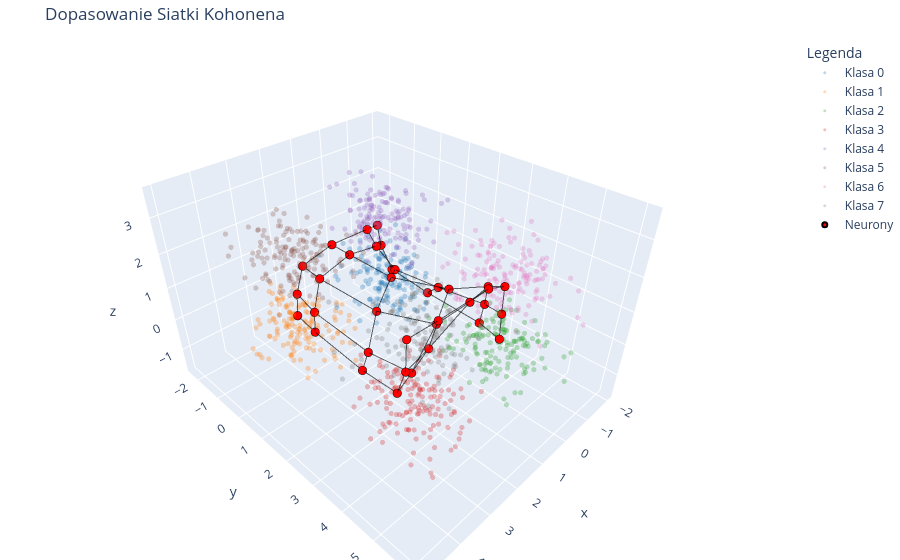

Here is the notebook cell this chart was saved with:
### Code cell
wykres_3d(model, cube_data, y_etykiety)

### Figure 1 — Plotly figure (JSON) as saved in the notebook; plotly's stock layout.template omitted (floating-point values rounded to 4 significant figures; data arrays with more than 128 entries replaced by an {"elided": "..."} marker saying what was removed)
{"data": [{"marker": {"color": "#1F77B4", "opacity": 0.3, "size": 3}, "mode": "markers", "name": "Klasa 0", "type": "scatter3d", "x": {"elided": "150 float values"}, "y": {"elided": "150 float values"}, "z": {"elided": "150 float values"}}, {"marker": {"color": "#FF7F0E", "opacity": 0.3, "size": 3}, "mode": "markers", "name": "Klasa 1", "type": "scatter3d", "x": {"elided": "150 float values"}, "y": {"elided": "150 float values"}, "z": {"elided": "150 float values"}}, {"marker": {"color": "#2CA02C", "opacity": 0.3, "size": 3}, "mode": "markers", "name": "Klasa 2", "type": "scatter3d", "x": {"elided": "150 float values"}, "y": {"elided": "150 float values"}, "z": {"elided": "150 float values"}}, {"marker": {"color": "#D62728", "opacity": 0.3, "size": 3}, "mode": "markers", "name": "Klasa 3", "type": "scatter3d", "x": {"elided": "150 float values"}, "y": {"elided": "150 float values"}, "z": {"elided": "150 float values"}}, {"marker": {"color": "#9467BD", "opacity": 0.3, "size": 3}, "mode": "markers", "name": "Klasa 4", "type": "scatter3d", "x": {"elided": "150 float values"}, "y": {"elided": "150 float values"}, "z": {"elided": "150 float values"}}, {"marker": {"color": "#8C564B", "opacity": 0.3, "size": 3}, "mode": "markers", "name": "Klasa 5", "type": "scatter3d", "x": {"elided": "150 float values"}, "y": {"elided": "150 float values"}, "z": {"elided": "150 float values"}}, {"marker": {"color": "#E377C2", "opacity": 0.3, "size": 3}, "mode": "markers", "name": "Klasa 6", "type": "scatter3d", "x": {"elided": "150 float values"}, "y": {"elided": "150 float values"}, "z": {"elided": "150 float values"}}, {"marker": {"color": "#7F7F7F", "opacity": 0.3, "size": 3}, "mode": "markers", "name": "Klasa 7", "type": "scatter3d", "x": {"elided": "150 float values"}, "y": {"elided": "150 float values"}, "z": {"elided": "150 float values"}}, {"marker": {"color": "red", "line": {"color": "black", "width": 2}, "size": 5}, "mode": "markers", "name": "Neurony", "type": "scatter3d", "x": [3.334, 3.257, 3.217, 3.154, 3.117, 3.102, 2.433, 2.562, 2.782, 2.915, 3.044, 3.066, 0.8146, 1.132, 1.73, 2.268, 2.688, 2.83, 0.08057, 0.1946, 0.4912, 0.9407, 1.484, 1.818, 0.009154, -0.09091, -0.1666, -0.05796, 0.2181, 0.4425, 0.09293, -0.1202, -0.3543, -0.3556, -0.1642, -0.01642], "y": [4.079, 3.989, 3.703, 2.491, 0.7141, 0.001539, 4.124, 4.001, 3.719, 2.449, 0.66, 0.03426, 4.174, 3.925, 3.481, 2.067, 0.5087, 0.05012, 4.111, 3.724, 2.784, 1.217, 0.2555, -0.02384, 4.067, 3.474, 1.879, 0.3622, -0.0878, -0.2004, 4.143, 3.347, 1.344, -0.05747, -0.3034, -0.2839], "z": [2.028, 1.058, 0.2264, 0.09806, 0.2304, 0.3582, 2.048, 1.295, 0.5574, 0.4805, 0.7789, 1.028, 2.09, 1.765, 1.225, 1.137, 1.53, 1.754, 1.777, 1.646, 1.26, 1.088, 1.59, 1.911, 0.9182, 0.8574, 0.5644, 0.4934, 1.176, 1.744, 0.2338, 0.1932, 0.0401, 0.1774, 0.9624, 1.664]}, {"line": {"color": "black", "width": 2}, "mode": "lines", "opacity": 0.6, "showlegend": false, "type": "scatter3d", "x": [3.334, 3.257, 3.217, 3.154, 3.117, 3.102], "y": [4.079, 3.989, 3.703, 2.491, 0.7141, 0.001539], "z": [2.028, 1.058, 0.2264, 0.09806, 0.2304, 0.3582]}, {"line": {"color": "black", "width": 2}, "mode": "lines", "opacity": 0.6, "showlegend": false, "type": "scatter3d", "x": [2.433, 2.562, 2.782, 2.915, 3.044, 3.066], "y": [4.124, 4.001, 3.719, 2.449, 0.66, 0.03426], "z": [2.048, 1.295, 0.5574, 0.4805, 0.7789, 1.028]}, {"line": {"color": "black", "width": 2}, "mode": "lines", "opacity": 0.6, "showlegend": false, "type": "scatter3d", "x": [0.8146, 1.132, 1.73, 2.268, 2.688, 2.83], "y": [4.174, 3.925, 3.481, 2.067, 0.5087, 0.05012], "z": [2.09, 1.765, 1.225, 1.137, 1.53, 1.754]}, {"line": {"color": "black", "width": 2}, "mode": "lines", "opacity": 0.6, "showlegend": false, "type": "scatter3d", "x": [0.08057, 0.1946, 0.4912, 0.9407, 1.484, 1.818], "y": [4.111, 3.724, 2.784, 1.217, 0.2555, -0.02384], "z": [1.777, 1.646, 1.26, 1.088, 1.59, 1.911]}, {"line": {"color": "black", "width": 2}, "mode": "lines", "opacity": 0.6, "showlegend": false, "type": "scatter3d", "x": [0.009154, -0.09091, -0.1666, -0.05796, 0.2181, 0.4425], "y": [4.067, 3.474, 1.879, 0.3622, -0.0878, -0.2004], "z": [0.9182, 0.8574, 0.5644, 0.4934, 1.176, 1.744]}, {"line": {"color": "black", "width": 2}, "mode": "lines", "opacity": 0.6, "showlegend": false, "type": "scatter3d", "x": [0.09293, -0.1202, -0.3543, -0.3556, -0.1642, -0.01642], "y": [4.143, 3.347, 1.344, -0.05747, -0.3034, -0.2839], "z": [0.2338, 0.1932, 0.0401, 0.1774, 0.9624, 1.664]}, {"line": {"color": "black", "width": 2}, "mode": "lines", "opacity": 0.6, "showlegend": false, "type": "scatter3d", "x": [3.334, 2.433, 0.8146, 0.08057, 0.009154, 0.09293], "y": [4.079, 4.124, 4.174, 4.111, 4.067, 4.143], "z": [2.028, 2.048, 2.09, 1.777, 0.9182, 0.2338]}, {"line": {"color": "black", "width": 2}, "mode": "lines", "opacity": 0.6, "showlegend": false, "type": "scatter3d", "x": [3.257, 2.562, 1.132, 0.1946, -0.09091, -0.1202], "y": [3.989, 4.001, 3.925, 3.724, 3.474, 3.347], "z": [1.058, 1.295, 1.765, 1.646, 0.8574, 0.1932]}, {"line": {"color": "black", "width": 2}, "mode": "lines", "opacity": 0.6, "showlegend": false, "type": "scatter3d", "x": [3.217, 2.782, 1.73, 0.4912, -0.1666, -0.3543], "y": [3.703, 3.719, 3.481, 2.784, 1.879, 1.344], "z": [0.2264, 0.5574, 1.225, 1.26, 0.5644, 0.0401]}, {"line": {"color": "black", "width": 2}, "mode": "lines", "opacity": 0.6, "showlegend": false, "type": "scatter3d", "x": [3.154, 2.915, 2.268, 0.9407, -0.05796, -0.3556], "y": [2.491, 2.449, 2.067, 1.217, 0.3622, -0.05747], "z": [0.09806, 0.4805, 1.137, 1.088, 0.4934, 0.1774]}, {"line": {"color": "black", "width": 2}, "mode": "lines", "opacity": 0.6, "showlegend": false, "type": "scatter3d", "x": [3.117, 3.044, 2.688, 1.484, 0.2181, -0.1642], "y": [0.7141, 0.66, 0.5087, 0.2555, -0.0878, -0.3034], "z": [0.2304, 0.7789, 1.53, 1.59, 1.176, 0.9624]}, {"line": {"color": "black", "width": 2}, "mode": "lines", "opacity": 0.6, "showlegend": false, "type": "scatter3d", "x": [3.102, 3.066, 2.83, 1.818, 0.4425, -0.01642], "y": [0.001539, 0.03426, 0.05012, -0.02384, -0.2004, -0.2839], "z": [0.3582, 1.028, 1.754, 1.911, 1.744, 1.664]}], "layout": {"legend": {"title": {"text": "Legenda"}}, "margin": {"b": 0, "l": 0, "r": 0, "t": 40}, "title": {"text": "Dopasowanie Siatki Kohonena"}}}
